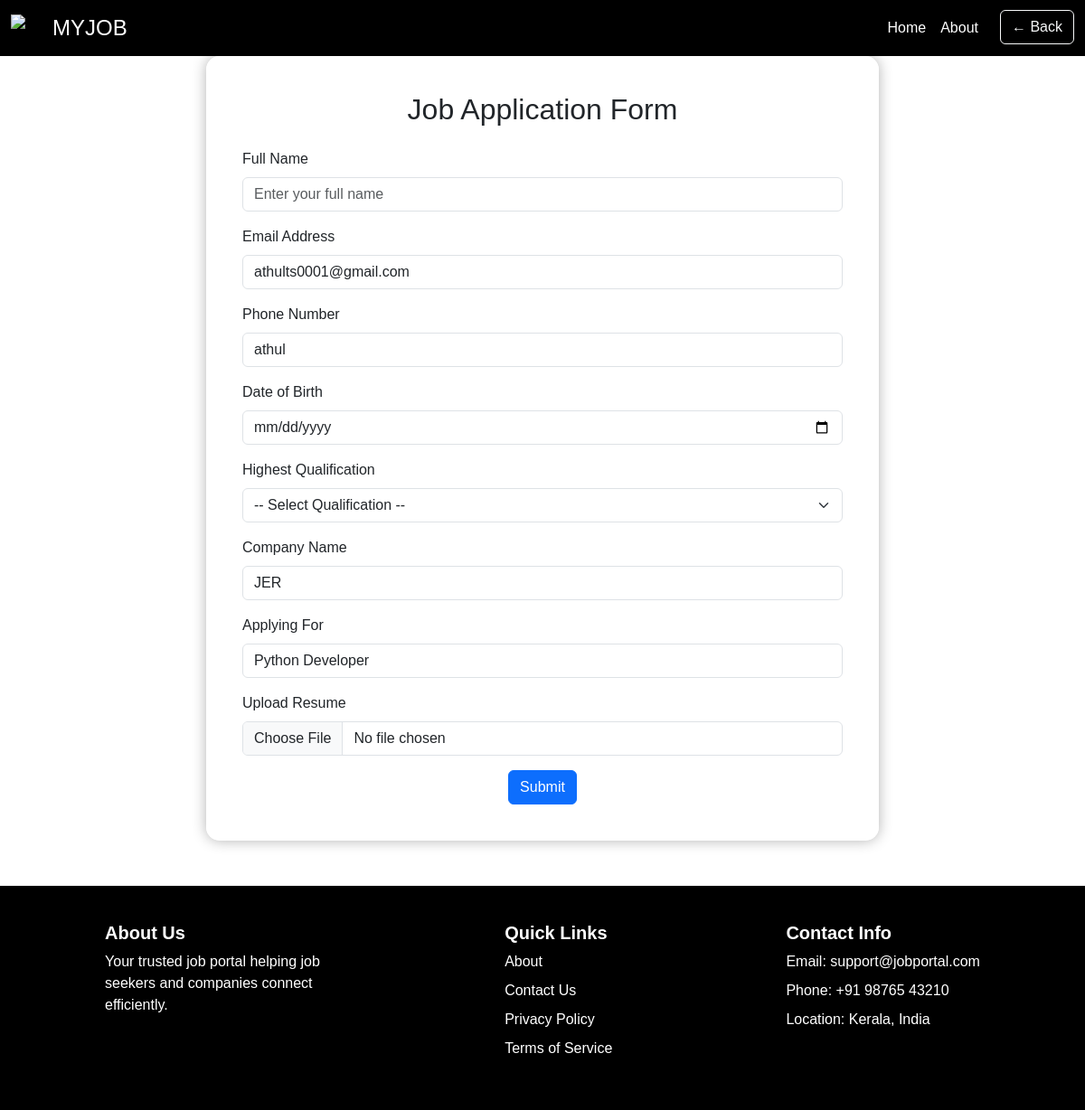
The page /apply/6/6/ on the database its author committed.
### jobapp/models.py (models this page shows)
class usermode(models.Model):
    username = models.CharField(max_length=20)
    email = models.EmailField()
    ph = models.CharField(max_length=10)
    dob = models.DateTimeField()
    hq = models.CharField(max_length=20)
    jobs = models.CharField(max_length=20)
    location = models.CharField(max_length=20)
    password = models.CharField(max_length=20)
    confirmpassword = models.CharField(max_length=20)

class jobpostmodel(models.Model):
    companyname=models.CharField(max_length=20)
    email=models.EmailField()
    jobname=models.CharField(max_length=30)
    work=models.CharField(max_length=20)
    experience=models.CharField(max_length=20)
    jobtype=models.CharField(max_length=20)
    job_detail=models.CharField(max_length=100)

### jobapp/views.py (the view, shortened to what this page needs)
# urls.py: path('apply/<int:id>/<int:userid>/', applypage, name="applypage"),
def applypage(request, id, userid):
    d = usermode.objects.get(id=userid)
    m = jobpostmodel.objects.get(id=id)
    return render(request, 'applyform.html', {'d': d, 'm': m})

### jobapp/templates/applyform.html (shortened to what this page needs)
<!DOCTYPE html>
<html lang="en">
<head>
  <link href="https://cdn.jsdelivr.net/npm/bootstrap@5.3.0-alpha1/dist/css/bootstrap.min.css" rel="stylesheet"/>
</head>
<body>
  <nav class="navbar navbar-expand-lg">
    <div class="container-fluid">
      <a class="navbar-brand d-flex align-items-center" href="/">
        <img src="https://as2.ftcdn.net/v2/jpg/10/04/10/53/1000_F_1004105360_BaJnSx8DNE660NFMoi2GRB4rUPy1lbXr.jpg" alt="MYJOB Logo" width="30" height="30" class="me-2">
        <span class="ms-2">MYJOB</span>
      </a>
      <div class="collapse navbar-collapse" id="navbarNavDropdown">
        <ul class="navbar-nav ms-auto">
          <li class="nav-item"><a class="nav-link" href="/">Home</a></li>
          <li class="nav-item"><a class="nav-link" href="/about">About</a></li>
          <li class="nav-item ms-3">
            <button onclick="history.back()" class="btn btn-outline-light">← Back</button>
          </li>
        </ul>
      </div>
    </div>
  </nav>
  <div class="container d-flex justify-content-center align-items-center" style="min-height: 100vh;">
    <div class="col-md-8 form-container">
      <h2 class="text-center mb-4">Job Application Form</h2>
      <form action="" method="post" enctype="multipart/form-data">
        <div class="mb-3">
          <label for="usr" class="form-label">Full Name</label>
          <input id="usr" type="text" name="name" class="form-control" placeholder="Enter your full name" required>
        </div>
        <div class="mb-3">
          <label for="email" class="form-label">Email Address</label>
          <input type="email" value="{{d.email}}" name="email" class="form-control" id="email" placeholder="Enter your email" required>
        </div>
        <div class="mb-3">
          <label for="ph" class="form-label">Phone Number</label>
          <input type="text" value="{{d.ph}}" name="ph" class="form-control" id="ph" placeholder="Enter your phone number" required>
        </div>
        <div class="mb-3">
          <label for="dob" class="form-label">Date of Birth</label>
          <input type="date" value="{{d.dob}}" name="dob" class="form-control" id="dob" required>
        </div>
        <div class="mb-3">
          <label for="studyPhase" class="form-label">Highest Qualification</label>
          <select id="studyPhase" name="hq" class="form-select" required>
            <option value="">-- Select Qualification --</option>
          </select>
        </div>
        <div class="mb-3">
          <label for="cname" class="form-label">Company Name</label>
          <input type="text" value="{{m.companyname}}" name="cname" class="form-control" id="cname" placeholder="Enter the company name">
        </div>
        <div class="mb-3">
          <label for="jobname" class="form-label">Applying For</label>
          <input type="text" name="jobname" value="{{m.jobname}}" class="form-control" id="jobname" placeholder="Enter the job position">
        </div>
        <div class="mb-3">
          <label for="resume" class="form-label">Upload Resume</label>
          <input type="file" name="resume" class="form-control" id="resume" required>
        </div>
        <div class="text-center">
          <button type="submit" class="btn btn-primary">Submit</button>
        </div>
      </form>
    </div>
  </div>
  <footer>
    <div class="footer-container">
      <div>
        <h5>About Us</h5>
        <p>Your trusted job portal helping job seekers and companies connect efficiently.</p>
      </div>
      <div>
        <h5>Quick Links</h5>
        <ul>
          <li><a href="/about">About</a></li>
          <li><a href="/contact">Contact Us</a></li>
          <li><a href="/privacy">Privacy Policy</a></li>
          <li><a href="/terms">Terms of Service</a></li>
        </ul>
      </div>
      <div>
        <h5>Contact Info</h5>
        <ul>
          <li>Email: support@jobportal.com</li>
          <li>Phone: +91 98765 43210</li>
          <li>Location: Kerala, India</li>
        </ul>
      </div>
    </div>
  </footer>
</body>
</html>

### jobapp/templates/applyform.html (style rules this page uses)
body { margin: 0; padding: 0; background-image: url('https://cdn.pixabay.com/photo/2016/12/18/10/21/application-1915347_1280.jpg'); background-size: cover; background-repeat: no-repeat; background-position: center; font-family: Arial, sans-serif; }
.form-container { background-color: rgba(255, 255, 255, 0.95); padding: 40px; border-radius: 15px; box-shadow: 0 0 15px rgba(0, 0, 0, 0.3); }
.navbar { background-color: #000 !important; }
.navbar-nav .nav-link { color: white !important; }
.navbar-brand span { font-size: 1.5rem; color: white; }
footer { background-color: #000; color: white; padding: 40px 20px 20px 20px; margin-top: 50px; }
.footer-container { display: flex; flex-wrap: wrap; justify-content: space-around; }
.footer-container div { margin-bottom: 20px; max-width: 250px; }
footer h5 { font-weight: bold; }
footer ul { list-style: none; padding-left: 0; }
footer ul li { margin-bottom: 8px; }
footer a { color: white; text-decoration: none; }

### rows shown on the page
usermode: email "athults0001@gmail.com", ph "athul"
jobpostmodel: cname "JER", jobname "Python Developer"
